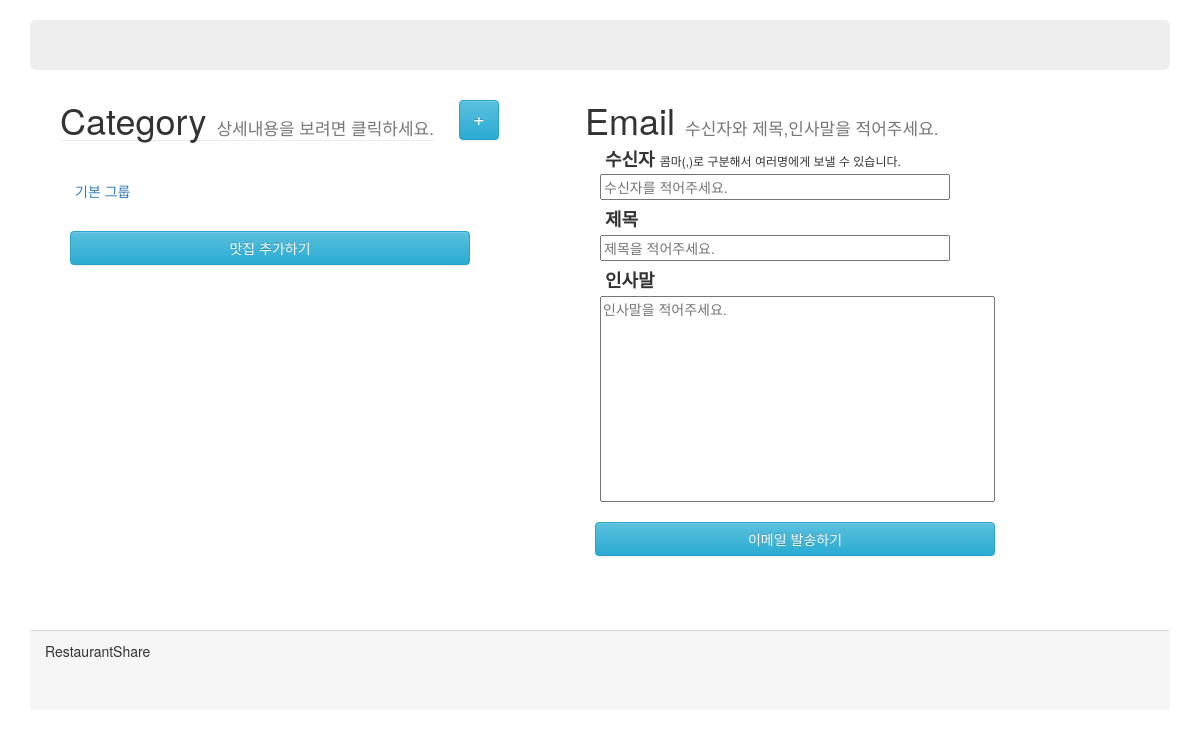
The app's page /, older data.
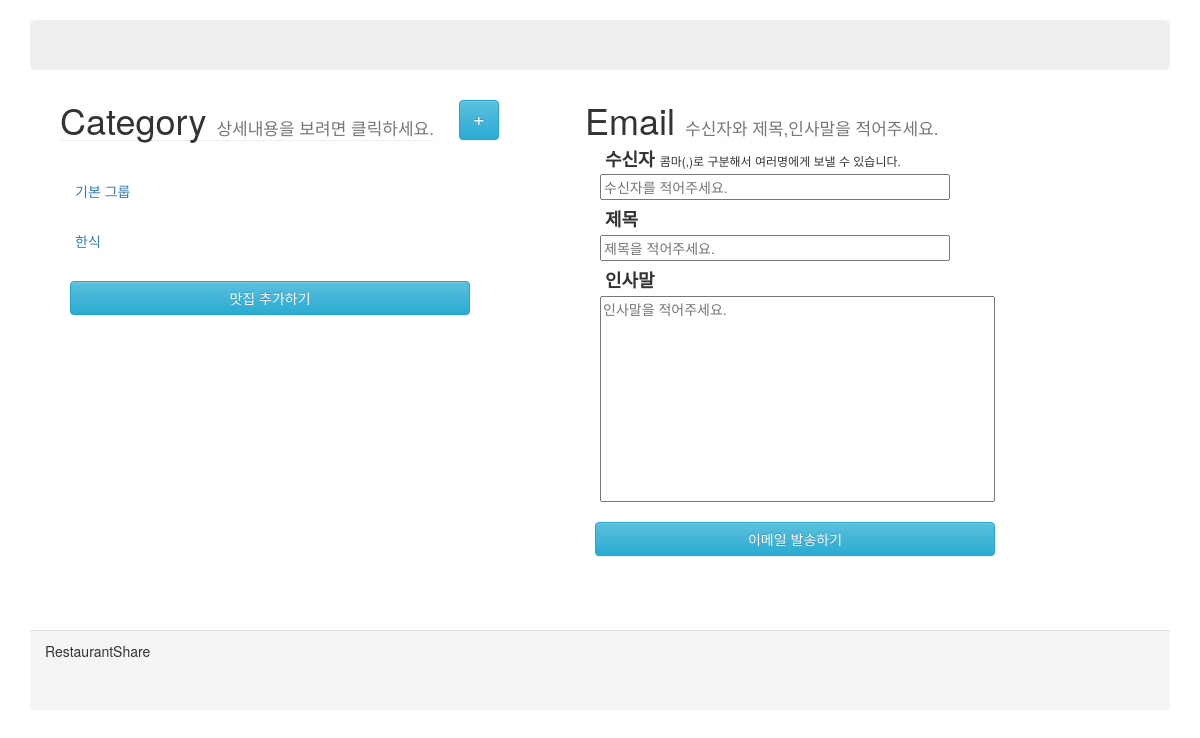
The same page, newer data.
### shareRes/models.py (models this page shows)
class Category(models.Model):
    category_name = models.CharField(max_length = 100)

### shareRes/views.py (the view)
# urls.py: path('', views.index, name='index'),
def index(request):
    categories = Category.objects.all()
    restaurants = Restaurant.objects.all()
    content = {'categories': categories, 'restaurants': restaurants}
    return render(request, 'shareRes/index.html', content)

### templates/shareRes/index.html (shortened to what this page needs)
{% extends "base.html" %}
{% block content %}
        <div class="content">
            <div class="row">
                <form action="./sendEmail/send/" method="POST" onsubmit="return emailCheckForm();"> {% csrf_token %}
                    <div class="restaurantInfoDiv ">
                        <div class="row">
                            <div class="infoHeaderDiv">
                                <h1>Category <small class="subTitle">상세내용을 보려면 클릭하세요.</small></h1>
                            </div>
                            <div class="categoryAddDiv">
                                    <a href="categoryCreate/" class="categoryAddBtn btn btn-info" role="button">+</a>
                            </div>
                        </div>
                        <ul class="restaurantListDiv nav nav-pills nav-stacked">
                            {% for category in categories %}
                            <li class="category deactive">{{ category.category_name}}</li>
                            {% endfor %}
                        </ul>
                        <a href="restaurantCreate/" class="sendBtn btn btn-info" role="button">맛집 추가하기</a>
                    </div>
                    <div class="emailDiv">
                        <div class="emailHeaderDiv">
                            <h1>Email <small class="subTitle">수신자와 제목,인사말을 적어주세요.</small></h1>
                        </div>
                        <div class="emailContentGroup">
                            <div class="emailContentHeader">
                                <h4>수신자 <span class="inputReceiverSub">콤마(,)로 구분해서 여러명에게 보낼 수 있습니다.</span></h4>
                                <input class="inputReceiver" name="inputReceiver" id="inputReceiver" type="text" placeholder="수신자를 적어주세요."/><br/>
                            </div>
                            <div class="emailContentHeader">
                                <h4>제목</h4>
                                <input class="inputTitle" name="inputTitle" id="inputTitle" type="text" placeholder="제목을 적어주세요."/><br/>
                            </div>
                            <div class="emailContent">
                                <h4>인사말</h4>
                                <textarea class="inputContent" name="inputContent" id="inputContent" cols="50" rows="10" placeholder="인사말을 적어주세요."></textarea>
                            </div>
                        </div>
                        <div>
                            <input type="submit" class="sendBtn btn btn-info" role="button" value="이메일 발송하기"/>
                        </div>
                    </div>
                </form>
            </div>
        </div>
{% endblock content %}

### templates/base.html (shortened to what this page needs)
<html lang="en">
<head>
    <link rel="stylesheet" href="https://maxcdn.bootstrapcdn.com/bootstrap/3.3.2/css/bootstrap.min.css">
    <link rel="stylesheet" href="https://maxcdn.bootstrapcdn.com/bootstrap/3.3.2/css/bootstrap-theme.min.css">
</head>
<body>
    <div class="container">
        <div class="header">
            <div class="jumbotron">
            </div>
        </div>
       {% block content %}{% endblock content %}
        <div class="panel-footer">
            RestaurantShare
        </div>
    </div>
</body>
</html>

### templates/base.html (style rules this page uses)
.container { margin-top: 20px; }
.jumbotron { padding-top:15px; padding-bottom:15px; }
.content { min-height: 60%; margin: auto; }
.row { margin:0; padding:0; }
.panel-footer { margin-top: 50px; height: 10%; }

### templates/shareRes/index.html (style rules this page uses)
.subTitle { font-size:17px; }
.restaurantInfoDiv { margin-left:30px; float:left; }
.infoHeaderDiv { border-bottom: 1px solid #eee; float:left; }
.infoHeaderDiv h1 { margin:0; }
.categoryAddDiv { float:left; margin-left:25px; }
.categoryAddBtn { height: 40px; width: 40px; font-size:20px; padding:3px; }
.restaurantListDiv { margin-top: 25px; width: 500px; }
a { text-decoration: none; }
.deactive { color: #337ab7; background-color: #fff; }
.category { position: relative; display: block; cursor: pointer; border-radius: 4px; padding: 10px 15px; margin-top: 5px; margin-bottom: 10px; }
.emailDiv { float:left; margin-left:25px; }
.emailContentGroup { margin:5px; }
.emailHeaderDiv h1 { margin:0; }
.sendBtn { width: 400px; margin: 10px; }
.emailContentGroup h4 { font-weight: bold; margin:5px; }
.emailContentHeader { margin: 10px; }
.emailContent { margin: 10px; }
.inputReceiver { width: 350px; }
.inputReceiverSub { font-size: 12px; font-weight: 100; }
.inputTitle { width: 350px; }
.inputContent { resize: none; }

Row changes from the older to the newer data that the page shows:
added Category: category_name "한식"
